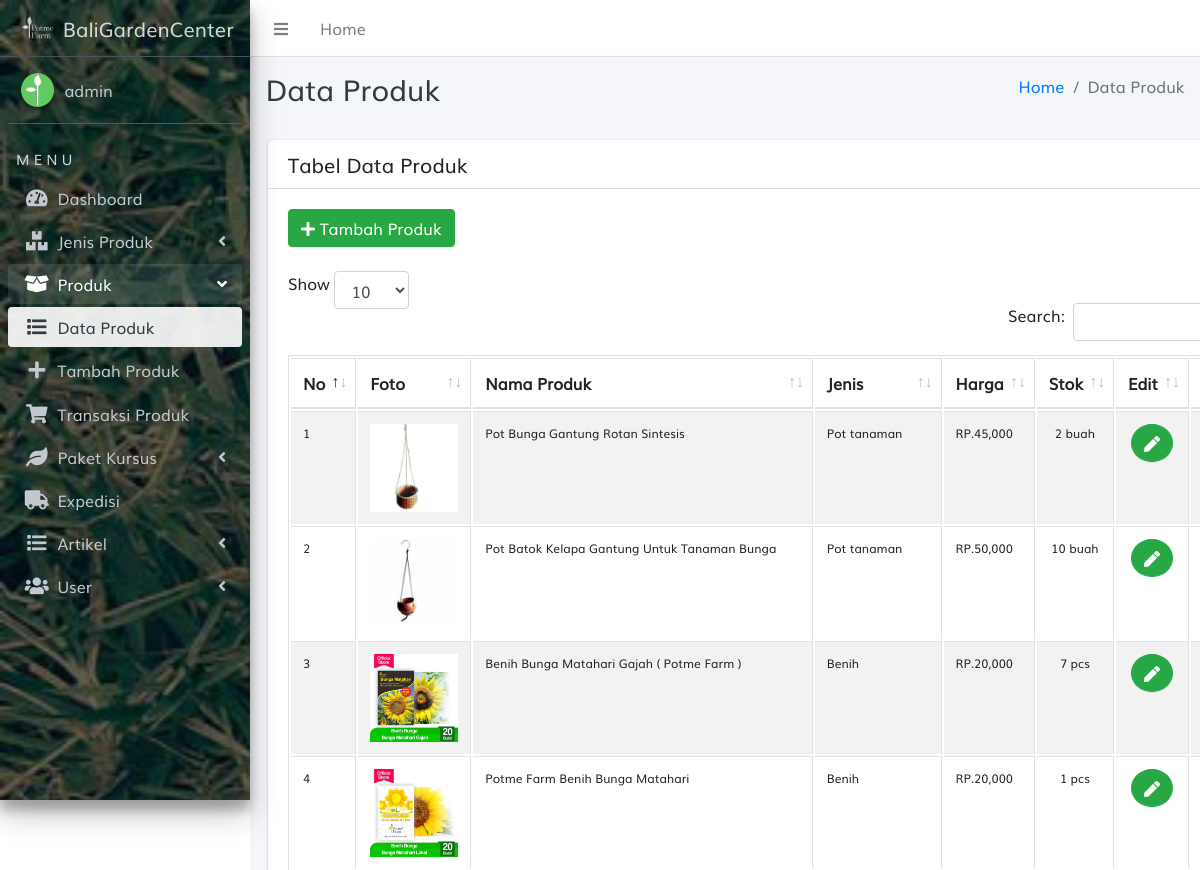
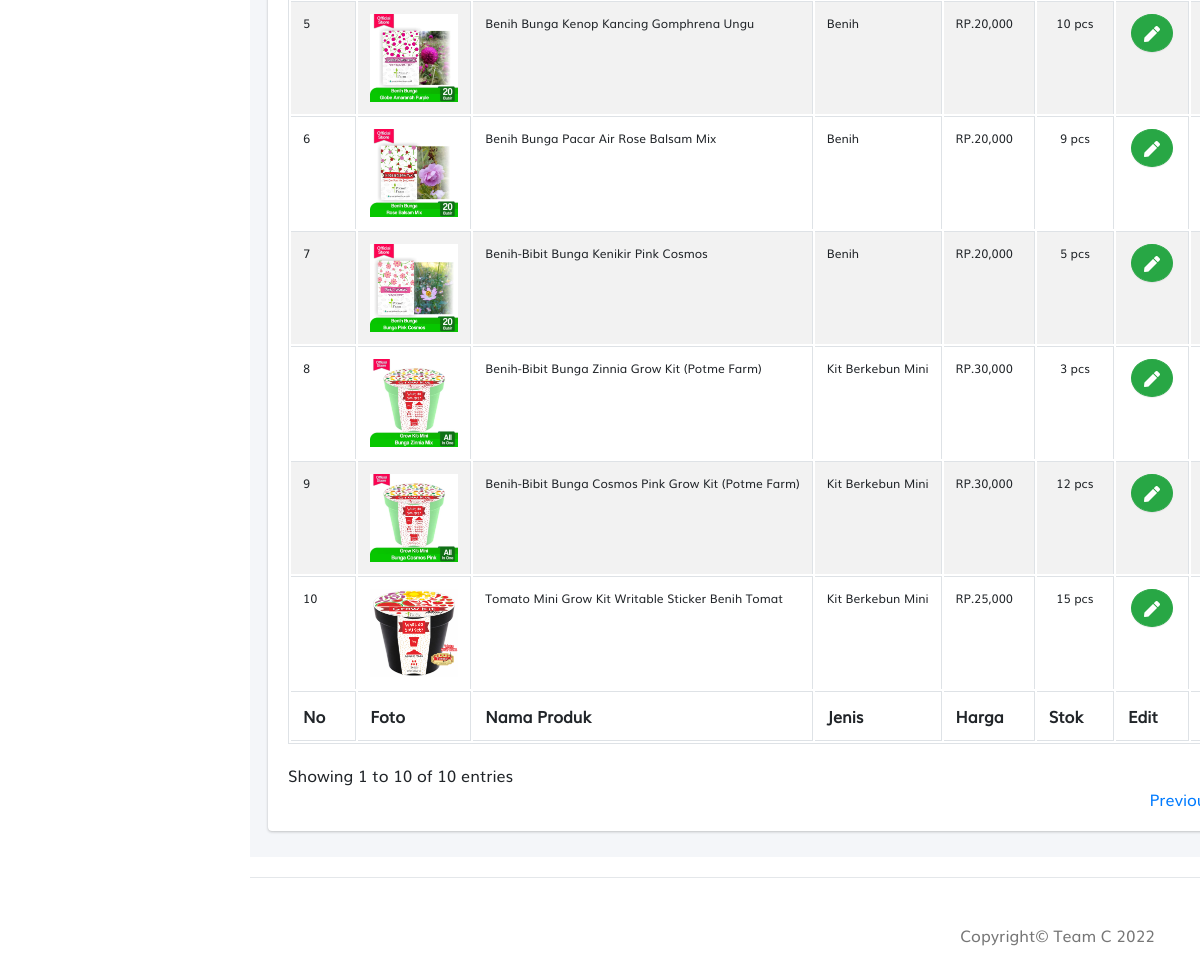
Screenshot of /pages/dataproduk.php (signed in) with the database file from the repository (2 pictures, top to bottom).
### tables this page shows
CREATE TABLE `tbproduk` (
  `KodeProduk` int(100) NOT NULL,
  `KodeJenis` varchar(100) NOT NULL,
  `NamaProduk` varchar(100) NOT NULL,
  `Satuan` varchar(100) NOT NULL,
  `Harga` int(30) NOT NULL,
  `Stok` int(30) NOT NULL,
  `Foto` varchar(100) NOT NULL,
  `Keterangan` text NOT NULL
);

CREATE TABLE `tbjenisproduk` (
  `KodeJenis` int(100) NOT NULL,
  `NamaJenis` varchar(25) NOT NULL,
  `Keterangan` text NOT NULL
);

### process/process.php (called while the page is built, shortened)
<?php
    class start
    {
        function __construct(){
  			$this->cnt = mysqli_connect("localhost","root","","db_potmefarm");
            if (!empty($_COOKIE['Username'])) {
                $kod = $_COOKIE['KodeUser'];
                $sql = mysqli_query($this->cnt,"SELECT * FROM tbuser WHERE KodeUser = '$kod'");
                $res = mysqli_fetch_array($sql);
            }
        }
    }
?>

### pages/dataproduk.php (the view, shortened to what this page needs)
<!DOCTYPE html>
<html lang="en">
<?php
  include'../layouts/head.php';
?>
<body class="hold-transition sidebar-mini">
<div class="wrapper">
  <?php include'../layouts/adminNavbar.php'; ?>
  <?php include '../layouts/aside.php'; ?>
  <div class="content-wrapper" style="overflow: auto;">
    <div class="content-header">
      <div class="container-fluid">
        <div class="row mb-2">
          <div class="col-sm-6">
            <h1 class="m-0 text-dark">Data Produk</h1>
          </div>
          <div class="col-sm-6">
            <ol class="breadcrumb float-sm-right">
              <li class="breadcrumb-item"><a href="#">Home</a></li>
              <li class="breadcrumb-item active">Data Produk</li>
            </ol>
          </div>
        </div>
      </div>
    </div>
    <section class="content">
      <div class="container-fluid" style="width:1060px;">
        <div class="row" style="padding: 10px;">
          <div class="card">
            <div class="card-header">
              <h3 class="card-title">Tabel Data Produk</h3>
            </div>
            <div class="card-body">
              <a href="tambahproduk.php"><button type="button" class="btn btn-success btn-md"><i class="fa fa-plus"></i> Tambah Produk</button></a><br><br>
              <table id="example1" class="table table-bordered table-striped" width="auto">
                <thead>
                <tr>
                  <th>No</th>
                  <th width="70px">Foto</th>
                  <th>Nama Produk</th>
                  <th>Jenis</th>
                  <th>Harga</th>
                  <th>Stok</th>
                  <th>Edit</th>
                  <th>Hapus</th>
                </tr>
                </thead>
                <tbody>
                  <?php
                    $no=0;
                    $sql = mysqli_query($process->cnt,"SELECT * FROM tbproduk");
                    while ($res = mysqli_fetch_array($sql)) {
                      $no++;
                      $KodeJenis = $res['KodeJenis'];
                      $confirmDelete = 'confirmDelete'.$no;
                      $sql1 = mysqli_query($process->cnt,"SELECT * FROM tbjenisproduk WHERE KodeJenis = '$KodeJenis'");
                      $res1 = mysqli_fetch_array($sql1);
                      echo "
                        <tr>
                          <td>".$no."</td>
                          <td><img src='../public/img/produk/".$res['Foto']."' width='100%'></td>
                          <td>".$res['NamaProduk']."</td>
                          <td>".$res1['NamaJenis']."</td>
                          <td>RP.".number_format($res['Harga'])."</td>
                          <td align='center'>".$res['Stok']." ".$res['Satuan']."</td>
                          <td align='center'>
                            <a href='editproduk.php?KodeProduk=".$res['KodeProduk']."'>
                              <button class='btn btn-success' data-toggle='modal' style='border-radius:50%;' title='Edit'>
                                <i class='fa fa-pen'></i>
                              </button>
                            </a>
                           </td>
                          <td align='center'>
                            <form action='../process/handler.php?action=hapusproduk' method='post'>
                              <input type='hidden' name='KodeProduk' value='".$res['KodeProduk']."'>
                              <button type='button' onclick='wantDelete(`$confirmDelete`)' class='btn btn-danger' style='border-radius:50%;'  title='Hapus'><i class='fa fa-trash'></i></button>
                              <button type='submit' name='submit' class='none' id='confirmDelete".$no."'></button>
                            </form>
                          </td>
                        </tr>
                      ";
                    }
                  ?>
                </tbody>
                <tfoot>
                <tr>
                  <th>No</th>
                  <th width="70px">Foto</th>
                  <th>Nama Produk</th>
                  <th>Jenis</th>
                  <th>Harga</th>
                  <th>Stok</th>
                  <th>Edit</th>
                  <th>Hapus</th>
                </tr>
                </tfoot>
              </table>
            </div>
          </div>
        </div>
    </section>
  </div>
  </div>
  <?php include'../layouts/footer.php' ?>
</body>
</html>

### public/css/main.css (style rules this page uses)
* { font-family: 'Muli', sans-serif; scroll-behavior: smooth; }
a { text-decoration: none; }

### pages/dataproduk.php (style rules this page uses)
table td { font-size: 12px; }

### rows the page displays
tbproduk: Foto (picture), NamaProduk "Pot Bunga Gantung Rotan Sintesis", tbjenisproduk.NamaJenis "Pot tanaman", Harga "45,000", Stok "2", Satuan "buah"
tbproduk: Foto (picture), NamaProduk "Pot Batok Kelapa Gantung Untuk Tanaman Bunga", tbjenisproduk.NamaJenis "Pot tanaman", Harga "50,000", Stok "10", Satuan "buah"
tbproduk: Foto (picture), NamaProduk "Benih Bunga Matahari Gajah ( Potme Farm )", tbjenisproduk.NamaJenis "Benih", Harga "20,000", Stok "7", Satuan "pcs"
tbproduk: Foto (picture), NamaProduk "Potme Farm Benih Bunga Matahari", tbjenisproduk.NamaJenis "Benih", Harga "20,000", Stok "1", Satuan "pcs"
tbproduk: Foto (picture), NamaProduk "Benih Bunga Kenop Kancing Gomphrena Ungu", tbjenisproduk.NamaJenis "Benih", Harga "20,000", Stok "10", Satuan "pcs"
tbproduk: Foto (picture), NamaProduk "Benih Bunga Pacar Air Rose Balsam Mix", tbjenisproduk.NamaJenis "Benih", Harga "20,000", Stok "9", Satuan "pcs"
tbproduk: Foto (picture), NamaProduk "Benih-Bibit Bunga Kenikir Pink Cosmos", tbjenisproduk.NamaJenis "Benih", Harga "20,000", Stok "5", Satuan "pcs"
tbproduk: Foto (picture), NamaProduk "Benih-Bibit Bunga Zinnia Grow Kit (Potme Farm)", tbjenisproduk.NamaJenis "Kit Berkebun Mini", Harga "30,000", Stok "3", Satuan "pcs"
tbproduk: Foto (picture), NamaProduk "Benih-Bibit Bunga Cosmos Pink Grow Kit (Potme Farm)", tbjenisproduk.NamaJenis "Kit Berkebun Mini", Harga "30,000", Stok "12", Satuan "pcs"
tbproduk: Foto (picture), NamaProduk "Tomato Mini Grow Kit Writable Sticker Benih Tomat", tbjenisproduk.NamaJenis "Kit Berkebun Mini", Harga "25,000", Stok "15", Satuan "pcs"

### other values shown
$_COOKIE['Username'] "admin"
